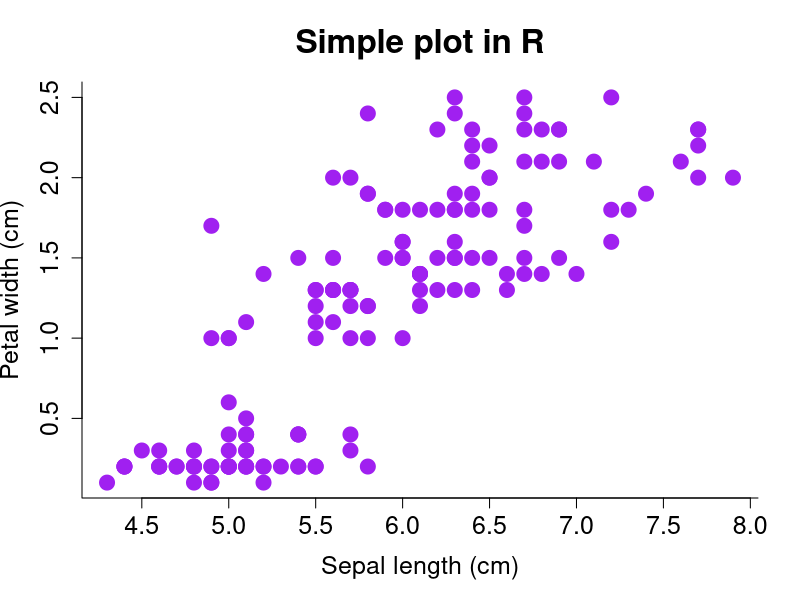
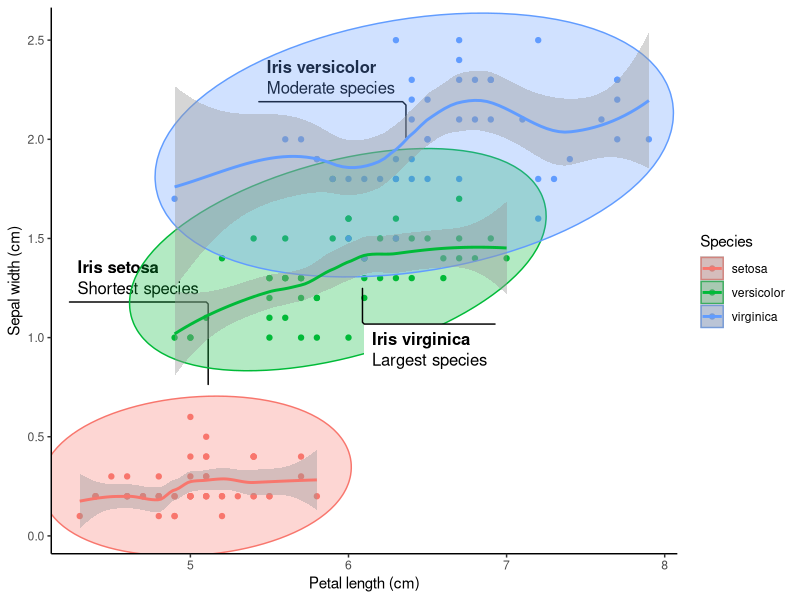
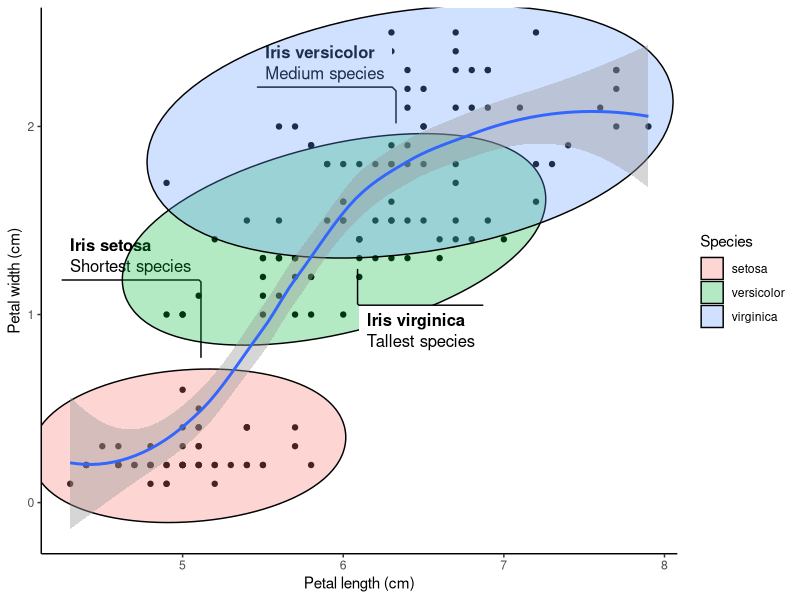
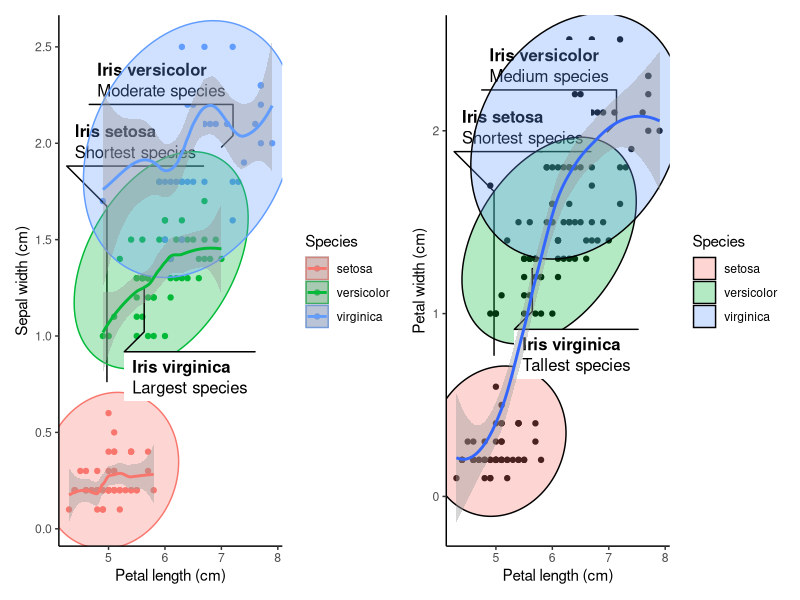
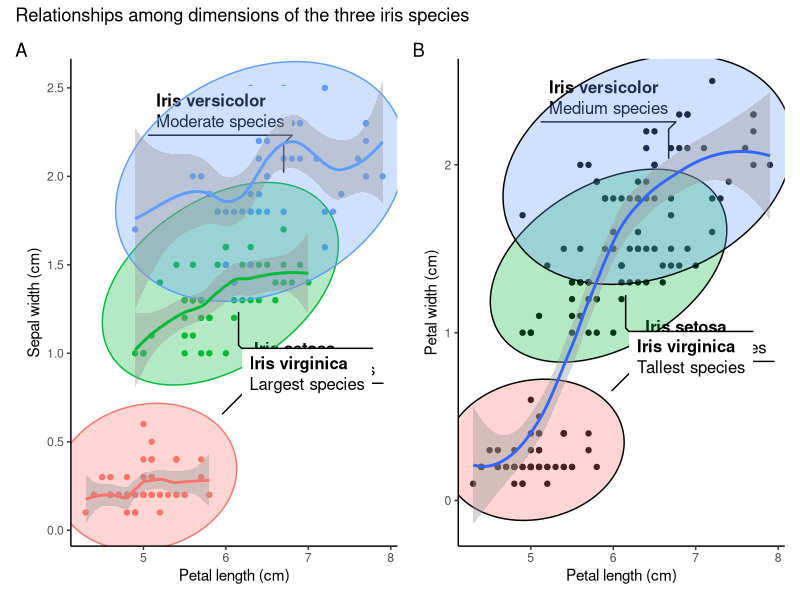
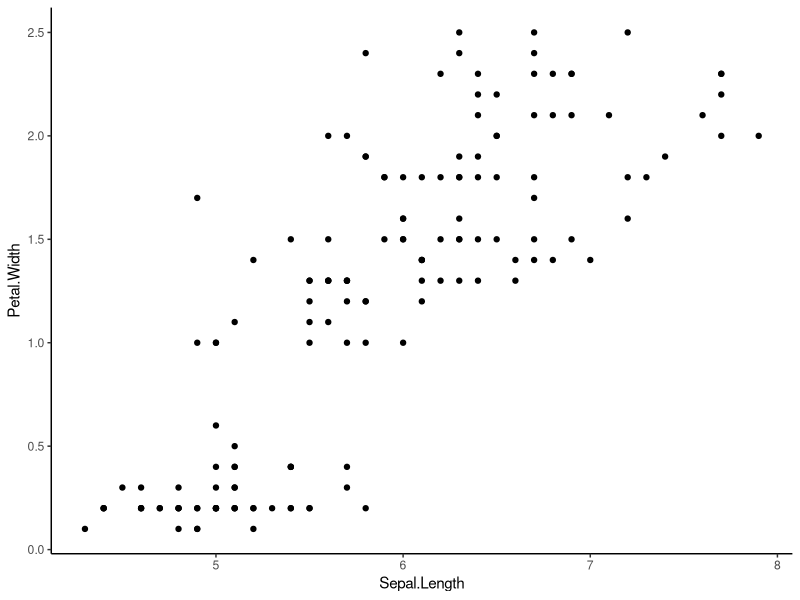
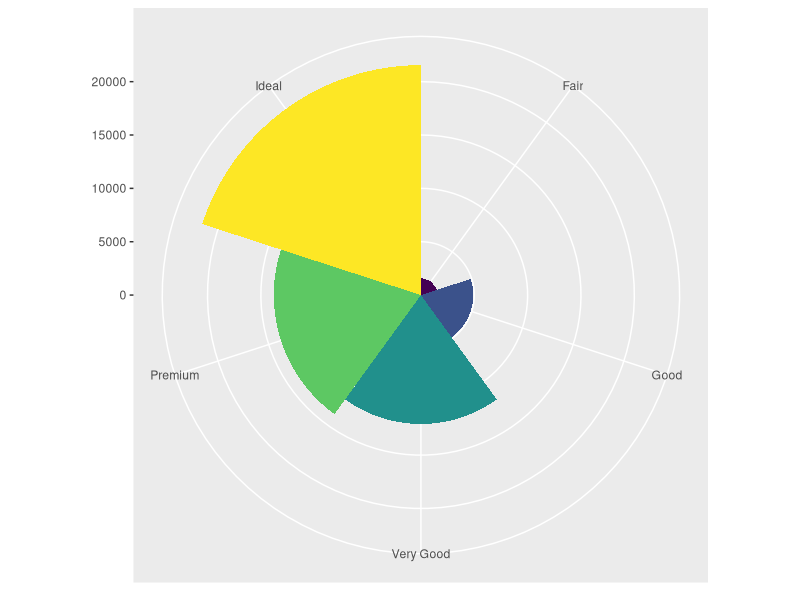
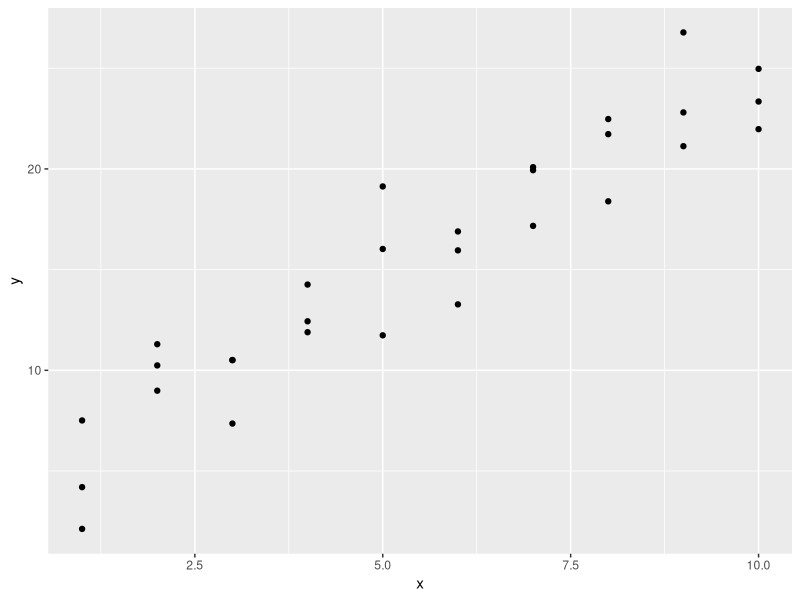

Write the R code that produced these figures, in order.
###############################
# Wyclife Agumba Oluoch       #
# wyclifeoluoch@gmail.com     #
# https://github.com/Wycology #
# Task: Playing with iris data#
# Created: 30th Dec 2020      #
# Edited: 28th Jan 2021       #
###############################

# IRIS PLOT ----

# Loading necessary packages.

library(modelr)
library(patchwork)
library(ggforce)
library(ggplot2)
library(tidyverse)

str(iris) # Checking the data structure. We can already see relatively higher 
# values for sepal length variable.

plot(iris$Sepal.Length, iris$Petal.Width, # Variables to use on the plot
     col = 'purple', # Color for the plot points
     main = 'Simple plot in R', # Title of the plot
     cex = 2, # Double size of the points on the plot
     pch = 19, # Picks the 19th character in terms of shape of points plotted
     bty = 'l', # Box type. Other options are 'o', 'n', 'l', '7', 'c', 'u', ']'
     xlab = 'Sepal length (cm)', # Labels x axis
     ylab = 'Petal width (cm)', # Labels y axis
     cex.main = 2, # Doubles text size on title
     cex.lab = 1.5, # Increases labels text size by 50%
     cex.axis = 1.5) # Increases axis labels text size by 50%

# Creating cool plot of the iris data using ggplot2 package.

separate_smooth <- ggplot(data = iris,    # Specifying the data to be plotted.
       mapping = aes(x = Sepal.Length,    # Stating the axes data.
                     y = Petal.Width,
                     color = Species)) +  # Ensuring points are colored by spp.
  geom_point() +                          # Deciding the plotting geometry.
  labs(x = "Petal length (cm)",           # Specifying the axes labels.
       y = "Sepal width (cm)") +
  geom_mark_ellipse(aes(fill = Species,   # Adding ellipses for the spps.
                        filter = Species == "setosa",
                        label = "Iris setosa",
                        description = "Shortest species")) +
  geom_mark_ellipse(aes(fill = Species,
                        filter = Species == "versicolor",
                        label = "Iris versicolor",
                        description = "Moderate species")) +
  geom_mark_ellipse(aes(fill = Species,
                        filter = Species == "virginica",
                        label = "Iris virginica",
                        description = "Largest species")) +
  theme_classic() +                      # Having publication ready background.
  geom_smooth() # Adding smooth line around 95% level on the plot.

separate_smooth # Generates the plot output of the dataset 

# In the above plot, having color within the aes() breakes the data into 
# species-wise groups. Meaning each species group will be smoothed separately.

uniform_smooth <- ggplot(data = iris,
                         mapping = aes(x = Sepal.Length,
                                       y = Petal.Width)) + # Note no color here.
  geom_point() +
  labs(x = "Petal length (cm)",
       y = "Petal width (cm)") +
  geom_mark_ellipse(aes(fill = Species,
                        filter = Species == "setosa",
                        label = "Iris setosa",
                        description = "Shortest species")) +
  geom_mark_ellipse(aes(fill = Species,
                        filter = Species == "versicolor",
                        label = "Iris versicolor",
                        description = "Medium species")) +
  geom_mark_ellipse(aes(fill = Species,
                        filter = Species == "virginica",
                        label = "Iris virginica",
                        description = "Tallest species")) +
  theme_classic() +
  geom_smooth()

uniform_smooth # This is looking cool!

# Avoiding the color parameter in the aes() ensures all species are considered
# together in the subsequent layers arguments. No grouping by species.

# Patchwork package allows for addition of two plots by their object names.
# The addition is so simple, just relying on the plus (+) operator.

combined_plots <- separate_smooth + uniform_smooth # Adding plots.

combined_plots # Even cooler than I thought!
# Now I want to give the plots title and tags or labels to identify them

combined_plots_labeled <- combined_plots +
  plot_annotation(
    title = "Relationships among dimensions of the three iris species", # Title of both plots.
    tag_levels = "A" # Indicates that the plots will be labelled A, B, C etc.
  ) # This makes the first plot to be A and the next to be B. Checking on 
# documentation will help know more arguments in this function.

# Now I want to remove the legends since the species labels are visible

combined_plots_labeled_no_legend <- combined_plots_labeled &
  theme(legend.position = "none") # Removes legends from the plots. I do not 
# need the legends since the species are labeled in the plots.

combined_plots_labeled_no_legend # This will print out the final product.

# Showing that in ggplot2 we can use & instead of plus (+)
attach(iris)

ggplot(data = iris, mapping = aes(x = Sepal.Length, y = Petal.Width)) +
  geom_point() +
  theme_classic()
head(iris)

# I think it has taken me a long time to know this.
# I used ggplot2:: so that I can be sure that the & is supported by ggplot2 and 
# not any other loaded packages such ggforce and patchwork.

ggplot(data = diamonds) + # Feeding in the diamonds data for the plot.
  geom_bar(mapping = aes(x = cut, fill = cut), show.legend = FALSE, width = 1) +
  theme(aspect.ratio = 1) +
  labs(x = NULL, y = NULL) +
  coord_polar() # coord_flip() can also work well with the data depending on need.
  
# Cool/crazy plot with modelr package.

library(modelr)
options(na.action = na.warn)

ggplot(data = sim1, mapping = aes(x = x, y = y)) +
  geom_point() # There is some visible correlation between the variables

models <- tibble( # Creating some random tibble dataset for plotting.
  a1 = runif(250, -20, 40), # Generates 250 random numbers between -20 and 40
  a2 = runif(250, -5, 5) # Generates 250 random numbers between -5 and 5
)

ggplot(data = sim1, mapping = aes(x = x, y =y)) +
  geom_abline(mapping = aes(intercept = a1, slope = a2),
              data = models, alpha = 1/4) +
  geom_point(col = 'purple', pch = 18, size = 5) +
  labs(x = 'The x-axis', y = 'The y-axis', title = 'Crazy model in deed') +
  theme_classic()
